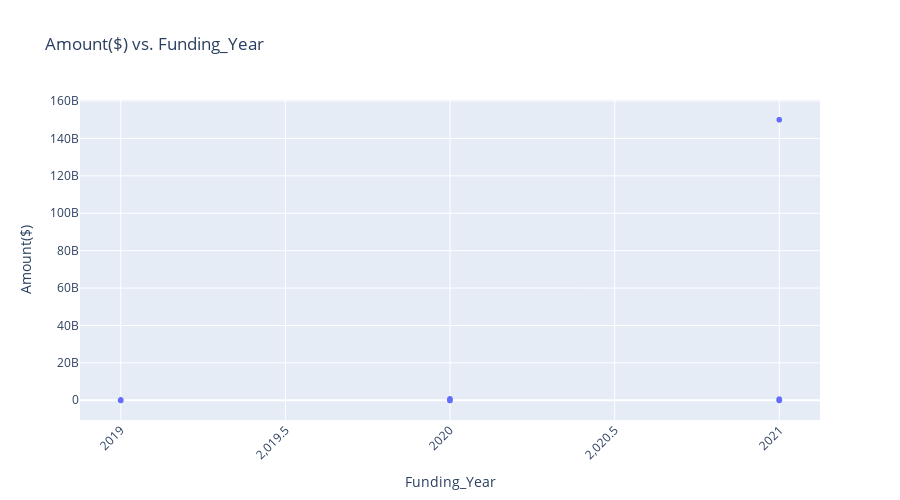

The code cell stored with this chart in its notebook:
### Markdown cell above
Bivaraite

Numerical-Numerical relationship

### Code cell
# Create a scatter plot using Plotly Express
fig = px.scatter(df, x='Funding_Year', y='Amount', title='Amount($) vs. Funding_Year',
labels={'Year': 'Funding_Year', 'amount($)': 'Amount($)'})

# Customize the layout
fig.update_layout(xaxis_title='Funding_Year', yaxis_title='Amount($)', xaxis_tickangle=-45, height =500, width = 900)

# Show the plot
fig.show()

### Figure 1 — Plotly figure (JSON) as saved in the notebook; plotly's stock layout.template omitted (floating-point values rounded to 4 significant figures; data arrays with more than 128 entries replaced by an {"elided": "..."} marker saying what was removed)
{"data": [{"hovertemplate": "Funding_Year=%{x}<br>Amount=%{y}<extra></extra>", "legendgroup": "", "marker": {"color": "#636efa", "symbol": "circle"}, "mode": "markers", "name": "", "showlegend": false, "type": "scattergl", "x": {"elided": "1490 int values"}, "xaxis": "x", "y": {"elided": "1490 int values"}, "yaxis": "y"}], "layout": {"height": 500, "legend": {"tracegroupgap": 0}, "title": {"text": "Amount($) vs. Funding_Year"}, "width": 900, "xaxis": {"anchor": "y", "domain": [0, 1], "tickangle": -45, "title": {"text": "Funding_Year"}}, "yaxis": {"anchor": "x", "domain": [0, 1], "title": {"text": "Amount($)"}}}}
